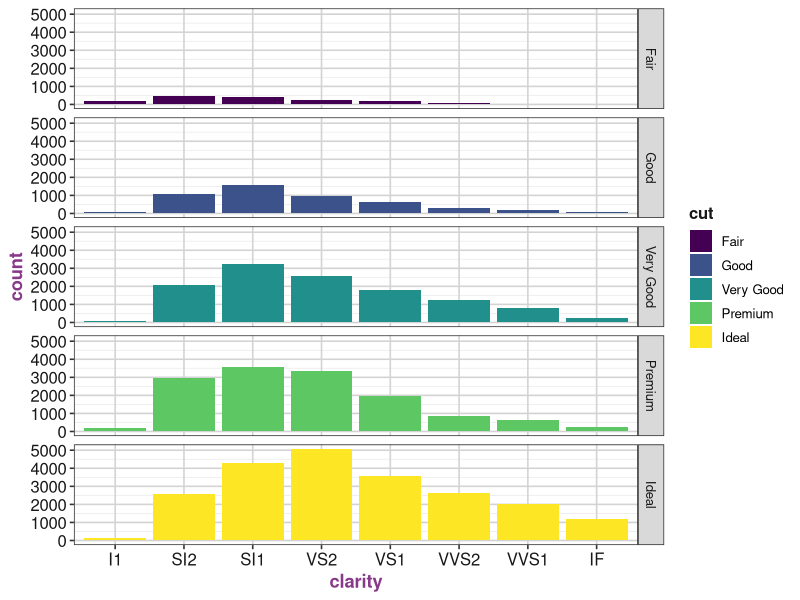
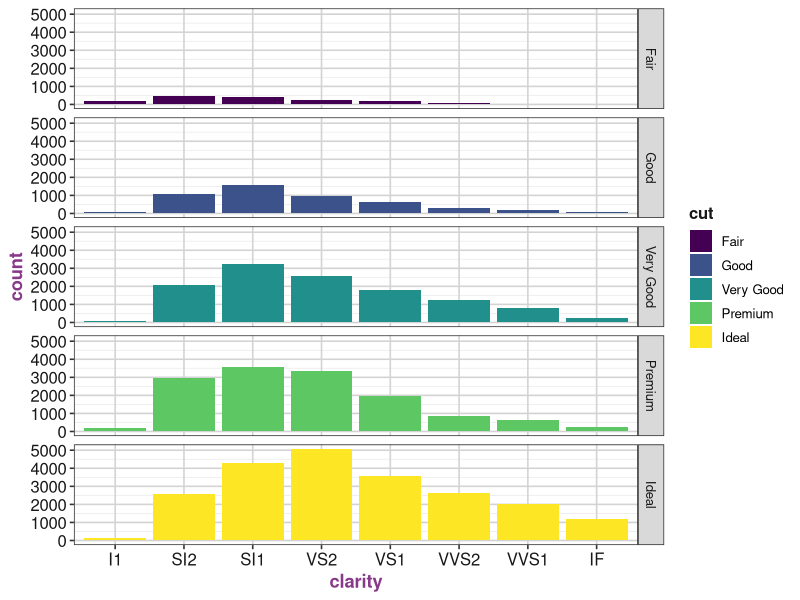
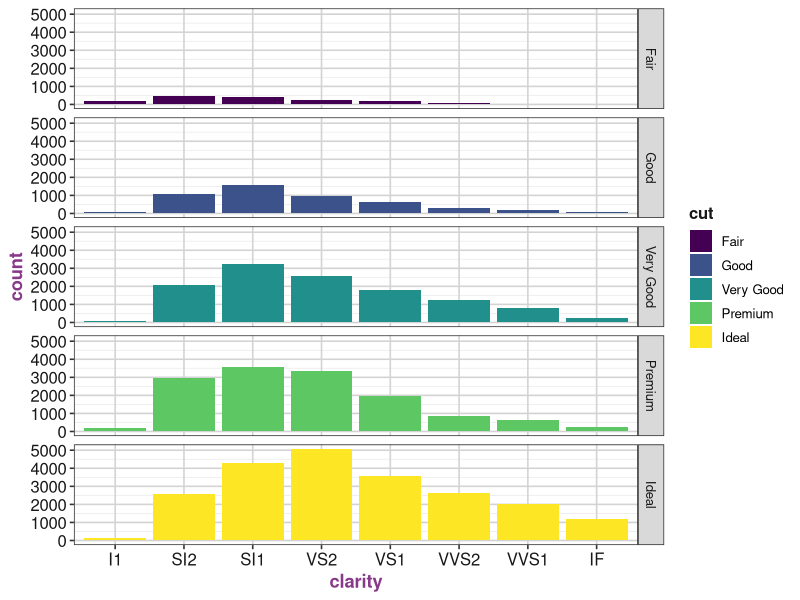
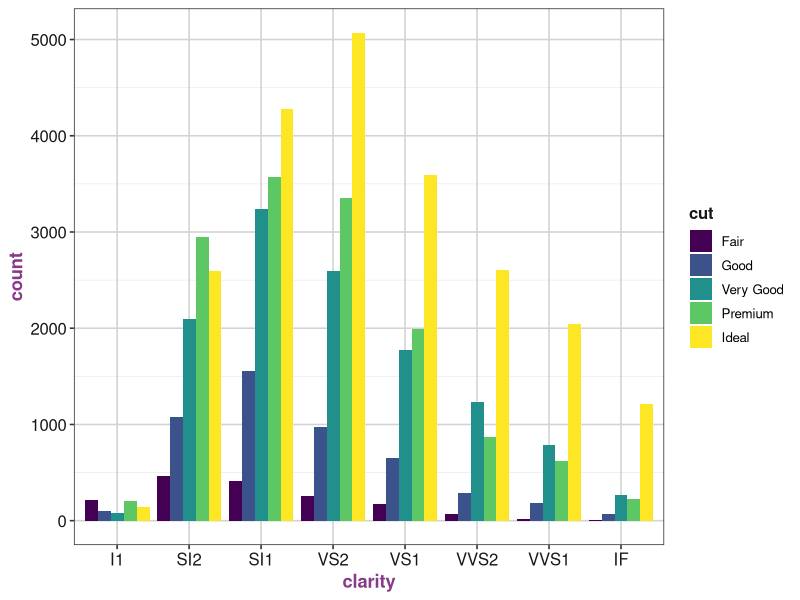
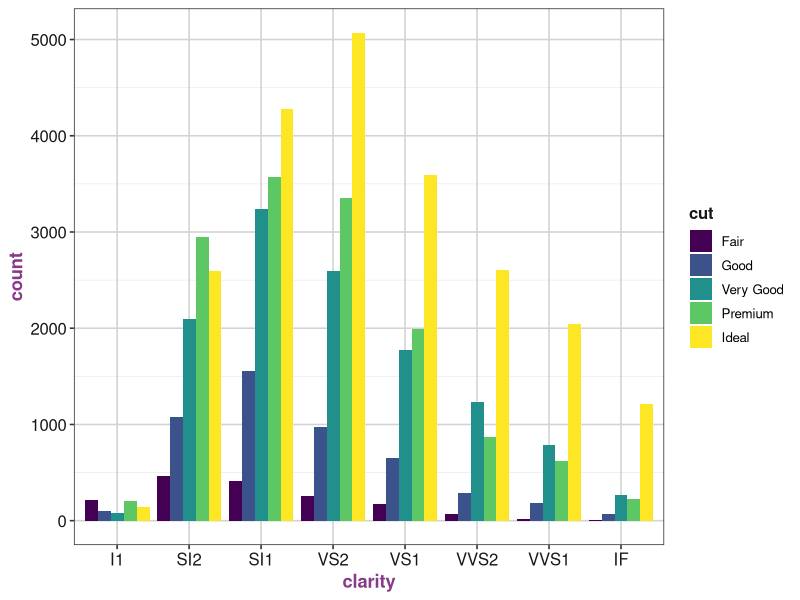
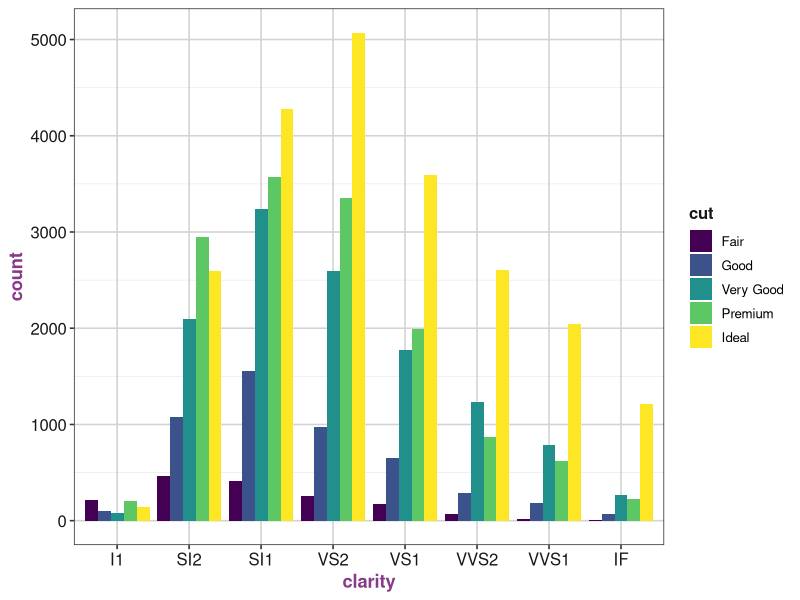
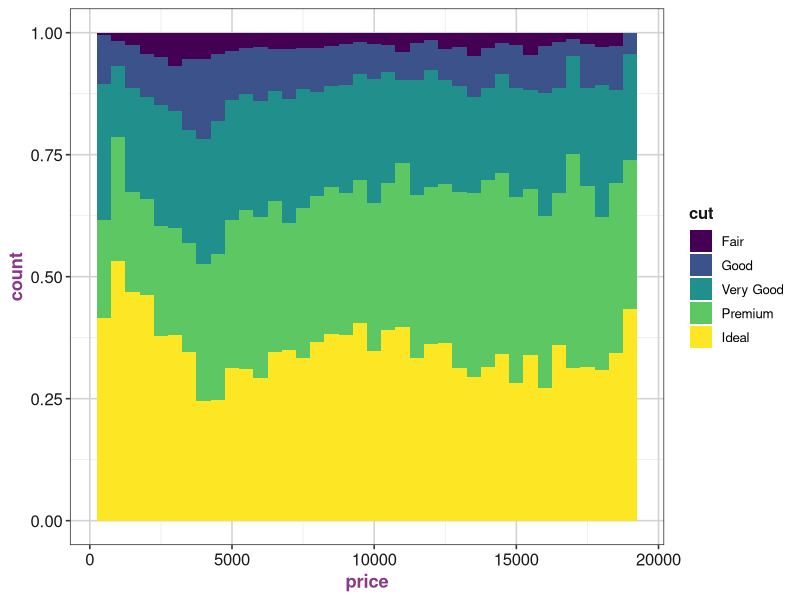
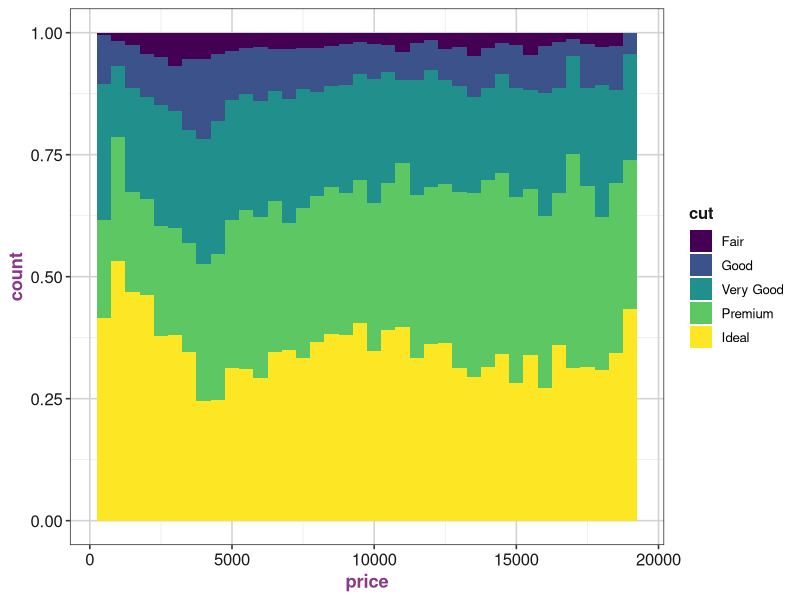

The R source for these figures, in order:
## ---- chunk 1
library(ggplot2)

#another useful packages
library(RColorBrewer)


#set path for figure export and size
knitr::opts_chunk$set(fig.width=7, fig.align='center', fig.height=5, fig.path='HandsOn_ggplot2-',  
                      echo=TRUE,  #show R code
                      warning=FALSE, #show warnings
                      message=TRUE) #show messages


#make plots nicer
# R-Ladies ggplot2 theme from Samantha Tyner

r_ladies_theme <- function(base_size){
  theme_bw(base_size) %+replace% 
     theme(#text = element_text(family = "HelveticaNeue", face = "plain", size = base_size,
    #                           colour = 'black',
    #                           hjust = .5, vjust = .5, angle = 0, 
    #                           lineheight = 1.1, 
    #                           margin = margin(t = 0, r = 0, b = 0, l = 0, 
    #                                           unit = "pt"), 
    #                           debug= FALSE), 
          axis.text = element_text(colour = "#181818"), 
          axis.title = element_text(face = "bold", colour = "#88398A", size = rel(1.1)), 
          plot.title = element_text(face = "bold", size = rel(1.4), 
                                    colour = "#88398A", 
                                    margin = margin(t = 0, r = 0, b = 6.6,
                                                    l = 0, unit = "pt")),
          legend.title = element_text(face = "bold", colour = "#181818"),
          panel.grid.major = element_line(color = "#D3D3D3"))
}

theme_set(r_ladies_theme(base_size = 12))

## ---- chunk 2

#solution 1
ggplot(diamonds, aes(clarity)) + 
  geom_bar(aes(fill = cut)) +
  facet_grid(cut ~ .)  

#solution 2
ggplot(diamonds, aes(clarity, fill = cut))+
	geom_bar(aes(fill = cut)) +
  facet_grid(cut ~ .)  

#solution 3
ggplot(diamonds, aes(clarity))+
	geom_histogram(stat = 'count', aes(fill = cut)) +
  facet_grid(cut ~ .)  

## ---- chunk 3

#solution 1
ggplot(diamonds, aes(clarity)) + 
  geom_bar(aes(fill = cut), position = "dodge")

#solution 2
ggplot(diamonds, aes(clarity, fill = cut)) + 
  geom_bar(position = "dodge")

#solution 3
ggplot(diamonds, aes(clarity))+
	geom_histogram(stat = 'count', aes(fill = cut), position = 'dodge') 
## ---- chunk 4

#solution 1
ggplot(diamonds, aes(x=price, fill=cut)) +
	geom_histogram(position="fill", binwidth = 500)

#solution 2
ggplot(diamonds, aes(x=price)) +
	geom_histogram(position="fill", binwidth = 500, aes(fill = cut))

